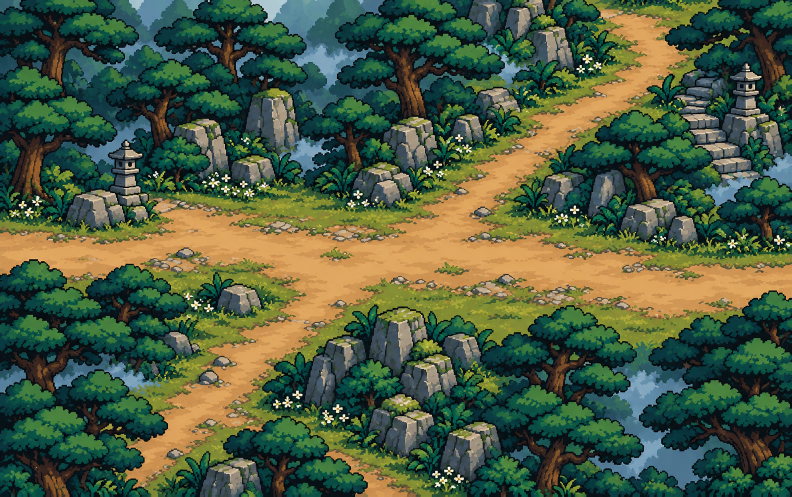
#> input picture art/backgrounds/exploration/source/forest-stylized.png, 1584 x 993 px (shown at 1/2 size); its folder holds 4 pictures in this run
$ python buildExplorationMaps.py
#> lines starting #> are read from the running program, lines starting #| are printed output that depends on the picture
"""Export approved first-chapter exploration paintings at the game's map size."""

from pathlib import Path

from PIL import Image

ROOT = Path(__file__).resolve().parents[1]
SOURCE = ROOT / "art/backgrounds/exploration/source"
OUTPUT = ROOT / "public/assets/backgrounds/exploration"
SIZE = (1152, 720)


def main() -> None:
    OUTPUT.mkdir(parents=True, exist_ok=True)
    for name in ("forest", "temple", "mountain", "cave"):
        image = Image.open(SOURCE / f"{name}-stylized.png").convert("RGB")
#> image is the input picture: PIL image 1584x993 RGB; mean R, G, B 76.8, 93.1, 65.7
        if abs(image.width / image.height - SIZE[0] / SIZE[1]) > 0.01:
            raise ValueError(f"Unexpected map aspect ratio: {name}")
        image = image.resize(SIZE, Image.Resampling.NEAREST)
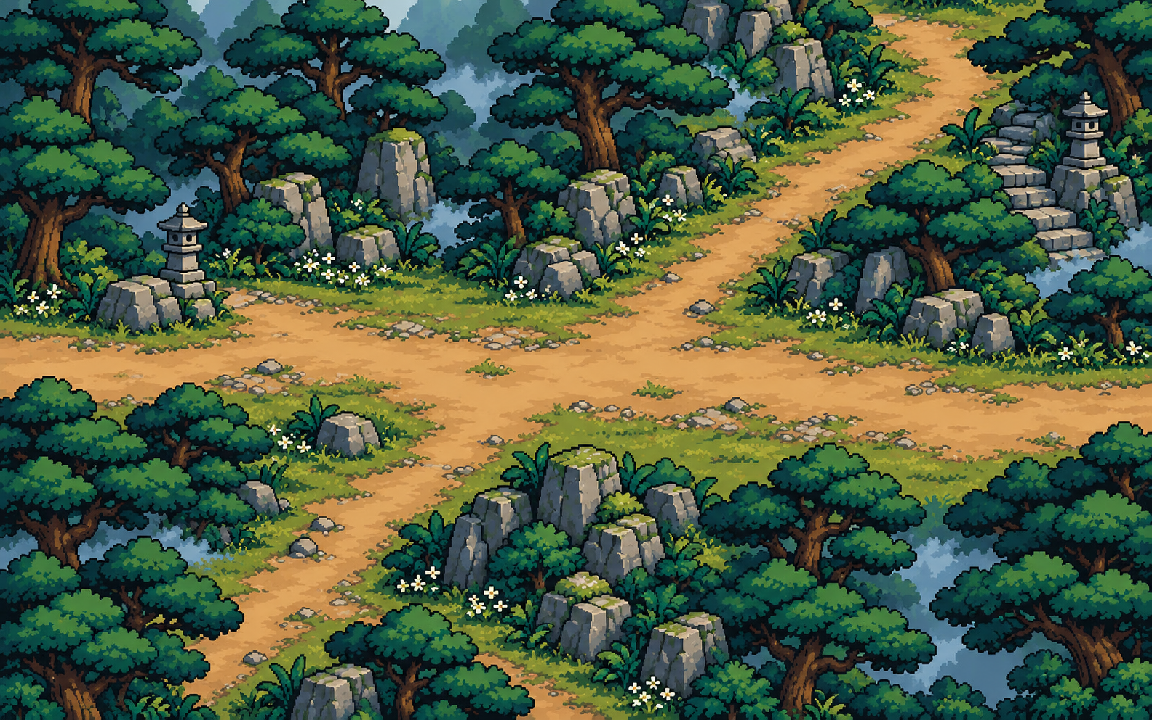
#> image: PIL image 1152x720 RGB; mean R, G, B 76.7, 93, 65.6
        image.save(OUTPUT / f"{name}.webp", quality=90, method=6)
        battle = Image.open(ROOT / f"art/backgrounds/battle/source/{name}-stylized.png").convert("RGB")
        battle.save(ROOT / f"public/assets/backgrounds/battle/{name}.webp", quality=90, method=6)
#> pass 2 of the loop in main, `for name in ("forest", "temple", "mountain", "cave"):`:
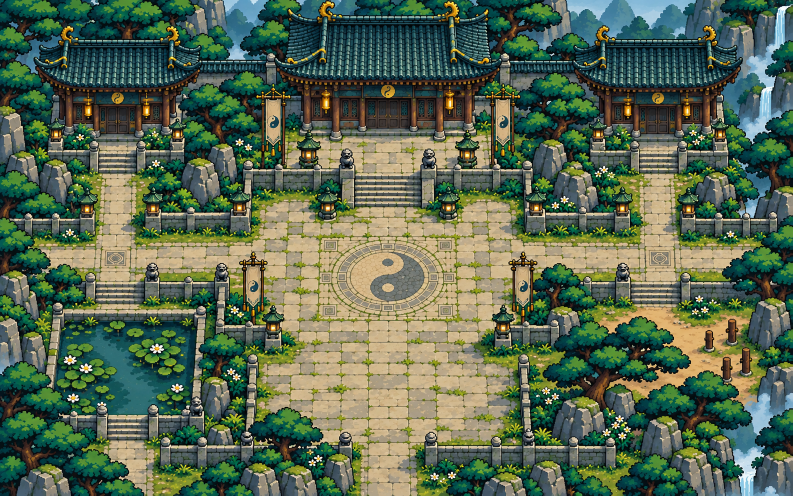
#> input picture art/backgrounds/exploration/source/temple-stylized.png, 1585 x 992 px (shown at 1/2 size)
#> in main, image is the input picture: PIL image 1585x992 RGB; mean R, G, B 89, 105.6, 81.6
#> in main, `image = image.resize(SIZE, Image.Resampling.NEAREST)`:
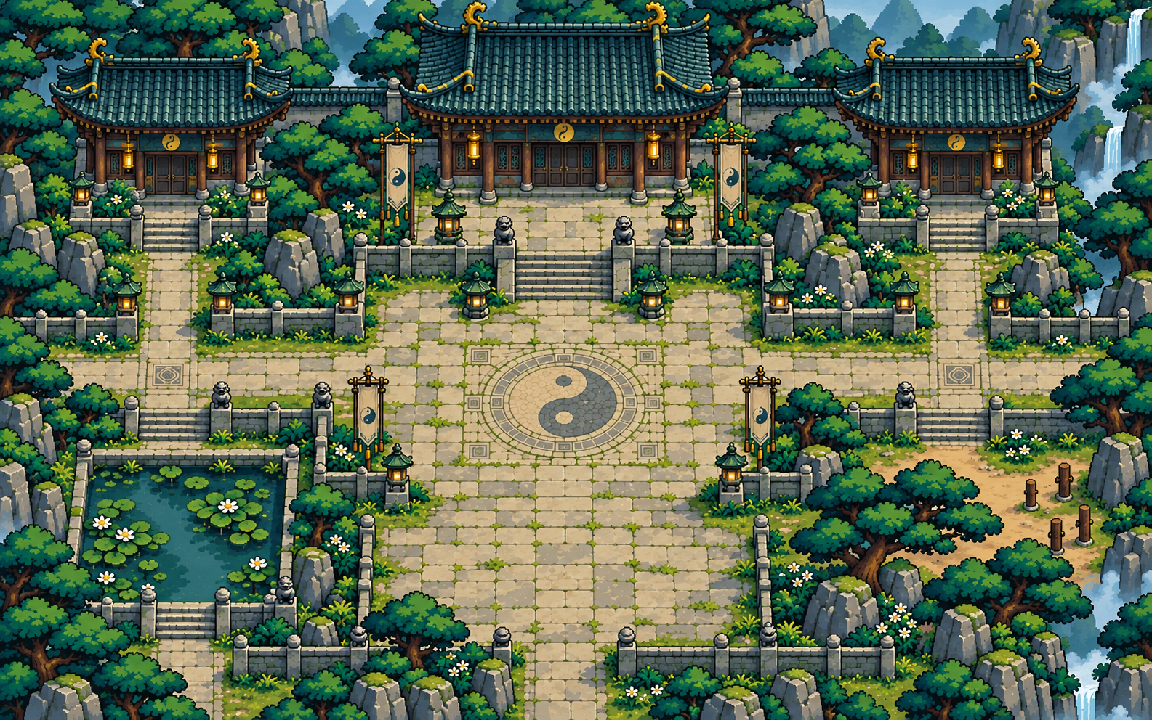
#> image: PIL image 1152x720 RGB; mean R, G, B 89, 105.7, 81.6
#> pass 3 of the loop in main, `for name in ("forest", "temple", "mountain", "cave"):`:
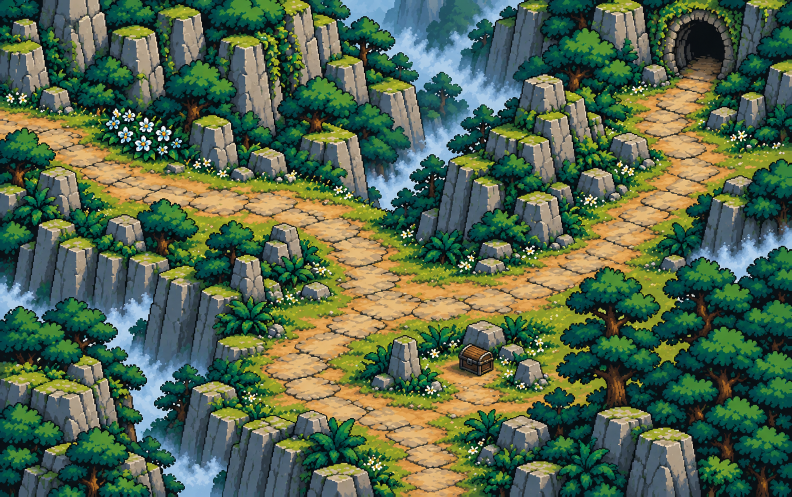
#> input picture art/backgrounds/exploration/source/mountain-stylized.png, 1584 x 993 px (shown at 1/2 size)
#> in main, image is the input picture: PIL image 1584x993 RGB; mean R, G, B 83.7, 104.4, 76.9
#> in main, `image = image.resize(SIZE, Image.Resampling.NEAREST)`:
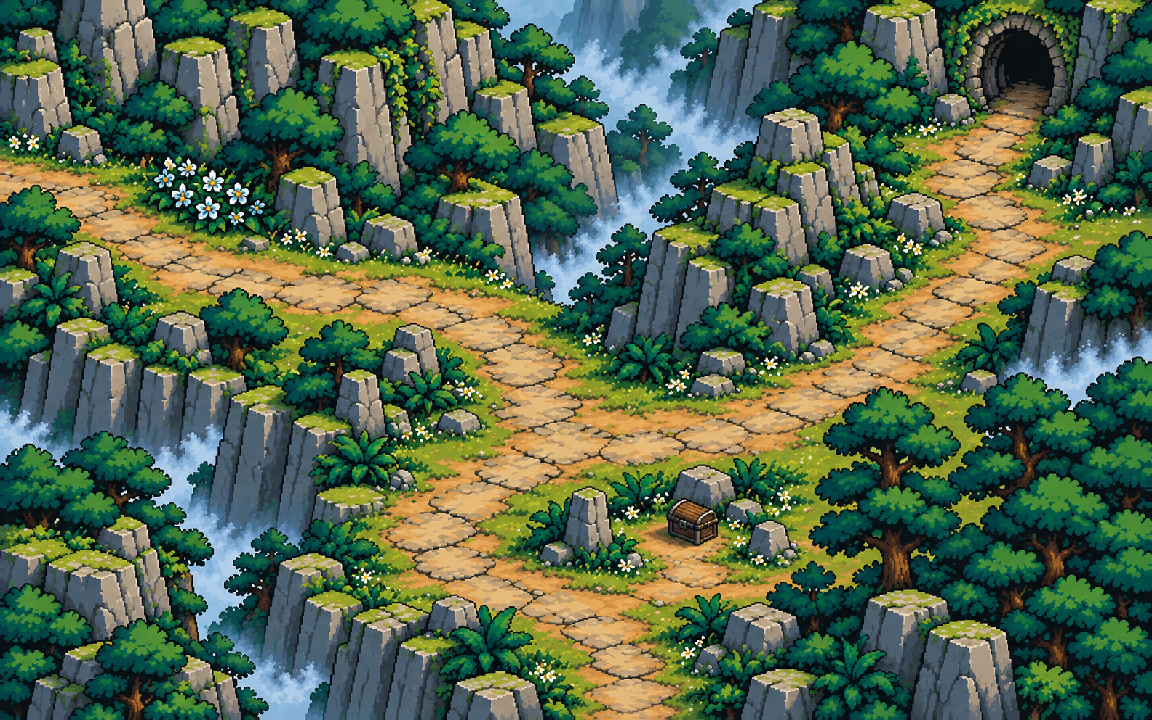
#> image: PIL image 1152x720 RGB; mean R, G, B 83.7, 104.4, 76.9
#> the loop made 4 passes; the first 3 are shown


if __name__ == "__main__":
    main()
